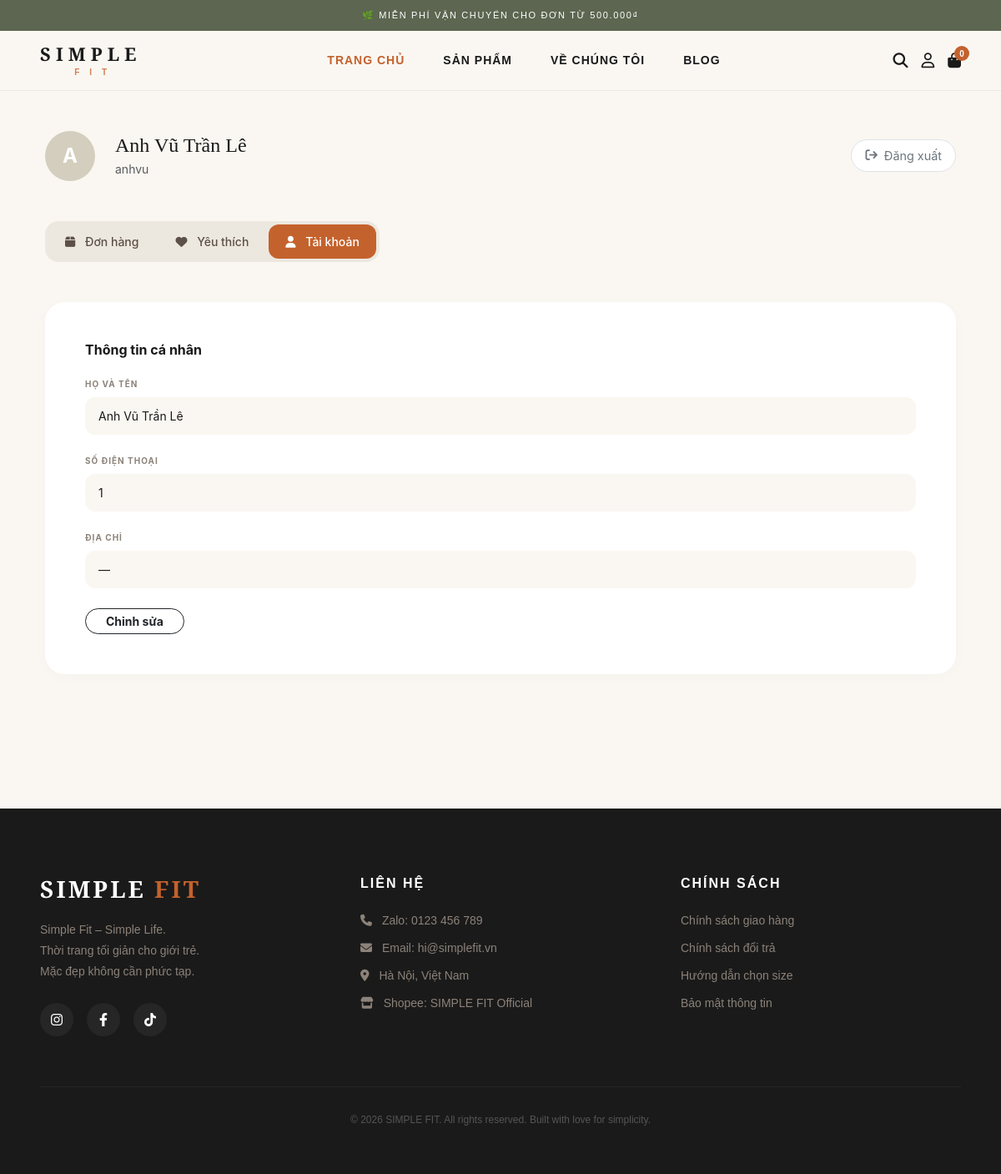
/profile.php?tab=profile (signed in), run on the app's committed database.
### tables this page shows
CREATE TABLE `nguoidung` (
  `maND` bigint(20) NOT NULL,
  `tenDangNhap` varchar(50) NOT NULL,
  `matKhau` varchar(255) NOT NULL,
  `ten` varchar(100) DEFAULT NULL,
  `ngaySinh` date DEFAULT NULL,
  `gioiTinh` varchar(10) DEFAULT NULL,
  `diaChi` varchar(255) DEFAULT NULL,
  `soDienThoai` varchar(20) DEFAULT NULL,
  `ngayTao` timestamp NOT NULL DEFAULT current_timestamp(),
  `vaiTro` varchar(20) DEFAULT 'USER',
  `trangThai` varchar(20) DEFAULT 'ACTIVE'
);

### profile.php (the view, shortened to what this page needs)
<?php
require_once 'includes/db.php';
$user_id = $_SESSION['user']['id'];
$tab = isset($_GET['tab']) ? $_GET['tab'] : 'orders';
$user_res = mysqli_query($conn, "SELECT * FROM NguoiDung WHERE maND = '$user_id'");
$user = mysqli_fetch_assoc($user_res);
include 'includes/header.php';
?>
<main class="account-page-wrapper py-5" style="background-color: #FAF7F2; min-height: 100vh;">
    <div class="container max-w-4xl mx-auto px-4 lg:px-5">
        <div class="d-flex align-items-center justify-content-between mb-5">
            <div class="d-flex align-items-center gap-4">
                <div class="avatar-circle-large"><?php echo strtoupper(substr($user['ten'], 0, 1)); ?></div>
                <div>
                    <h1 class="h4 fw-light mb-1" style="font-family: 'Cormorant Garamond', serif;"><?php echo htmlspecialchars($user['ten']); ?></h1>
                    <p class="text-muted small mb-0"><?php echo htmlspecialchars($user['tenDangNhap']); ?></p>
                </div>
            </div>
            <a href="controll/logout.php" class="btn-logout-minimal"><i class="fa-solid fa-arrow-right-from-bracket me-2"></i> Đăng xuất</a>
        </div>
        <div class="account-tabs-nav mb-5">
            <a href="profile.php?tab=orders" class="tab-item <?php echo $tab == 'orders' ? 'active' : ''; ?>"><i class="fa-solid fa-box me-2"></i> Đơn hàng</a>
            <a href="profile.php?tab=wishlist" class="tab-item <?php echo $tab == 'wishlist' ? 'active' : ''; ?>"><i class="fa-solid fa-heart me-2"></i> Yêu thích</a>
            <a href="profile.php?tab=profile" class="tab-item <?php echo $tab == 'profile' ? 'active' : ''; ?>"><i class="fa-solid fa-user me-2"></i> Tài khoản</a>
        </div>
        <div class="account-content-card p-4 p-md-5">
    <?php if ($tab == 'orders'): ?>
        <div class="order-history">
            <div class="mb-4">
                <form method="GET" class="d-flex gap-2">
                    <input type="hidden" name="tab" value="orders">
                    <select name="status" class="form-select form-select-sm rounded-pill px-3" onchange="this.form.submit()" style="max-width: 200px; background-color: #f8f9fa;">
                        <option value="">Tất cả đơn hàng</option>
                        <option value="CHUA_THANH_TOAN" <?php echo (isset($_GET['status']) && $_GET['status'] == 'CHUA_THANH_TOAN') ? 'selected' : ''; ?>>Chưa thanh toán</option>
                        <option value="CHO_XAC_NHAN" <?php echo (isset($_GET['status']) && $_GET['status'] == 'CHO_XAC_NHAN') ? 'selected' : ''; ?>>Chờ xử lý</option>
                        <option value="DA_GIAO_HANG" <?php echo (isset($_GET['status']) && $_GET['status'] == 'DA_GIAO_HANG') ? 'selected' : ''; ?>>Đang giao hàng</option>
                        <option value="HOAN_TAT" <?php echo (isset($_GET['status']) && $_GET['status'] == 'HOAN_TAT') ? 'selected' : ''; ?>>Hoàn tất</option>
                        <option value="CHO_HOAN_TIEN" <?php echo (isset($_GET['status']) && $_GET['status'] == 'CHO_HOAN_TIEN') ? 'selected' : ''; ?>>Chờ hoàn tiền</option>
                        <option value="DA_HUY" <?php echo (isset($_GET['status']) && $_GET['status'] == 'DA_HUY') ? 'selected' : ''; ?>>Đã hủy/Hoàn tiền</option>
                    </select>
                    <?php if(isset($_GET['status']) && $_GET['status'] != ''): ?>
                        <a href="profile.php?tab=orders" class="btn btn-sm btn-link text-muted text-decoration-none pt-1">Xóa lọc</a>
                    <?php endif; ?>
                </form>
            </div>
            <?php
            $f_status = isset($_GET['status']) ? mysqli_real_escape_string($conn, $_GET['status']) : '';
            $where_status = ($f_status != '') ? " AND trangThai = '$f_status' " : "";
            $sql_orders = "SELECT *, ROW_NUMBER() OVER (ORDER BY ngayTao ASC) as order_number
                           FROM DonHang
                           WHERE maKH = (SELECT maKH FROM KhachHang WHERE maND = '$user_id')
                           $where_status
                           ORDER BY ngayTao DESC";
            $res_orders = mysqli_query($conn, $sql_orders);
            if (mysqli_num_rows($res_orders) > 0):
                while ($order = mysqli_fetch_assoc($res_orders)):
            ?>
    <div class="order-card-item mb-4 p-3 shadow-sm" style="background-color:white; border-radius:12px; border: 1px solid #eee;">
        <div class="d-flex justify-content-between align-items-start mb-3">
            <div>
                <span class="fw-bold d-block mb-1" style="font-size: 14px;">ĐƠN #<?php echo $order['order_number']; ?></span>
                <a href="order-detail.php?id=<?php echo $order['maDH']; ?>"
                   class="text-decoration-none px-2 py-1 rounded-pill border"
                   style="font-size: 10px; color: #1A1A1A; border-color: #D4CEBE !important; background: #FAF7F2;">
                   Xem chi tiết
                </a>
            </div>
            <div class="text-end d-flex flex-column align-items-end gap-1">
                <?php
                $st = $order['trangThai'];
                if($st == 'CHUA_THANH_TOAN'): ?>
                    <span class="badge-status" style="background-color:#6B7280; color:white;">Chưa thanh toán</span>
                <?php elseif($st == 'CHO_XAC_NHAN'): ?>
                    <span class="badge-status mb-1" style="background-color:#10B981; color:white;">Đã thanh toán</span>
                    <div class="d-flex gap-2">
                        <span class="badge-status status-processing">Chờ xử lý</span>
                        <form method="POST" onsubmit="return confirm('Bạn có chắc muốn hủy?');">
                            <input type="hidden" name="cancel_order_id" value="<?php echo $order['maDH']; ?>">
                            <button type="submit" class="badge-status status-cancel border-0">Hủy</button>
                        </form>
                    </div>
                <?php elseif($st == 'DA_GIAO_HANG'): ?>
                    <span class="badge-status" style="background-color:#3B82F6; color:white;">Đang giao hàng</span>
                <?php elseif($st == 'CHO_HOAN_TIEN'): ?>
                    <span class="badge-status status-processing">Chờ hoàn tiền</span>
                <?php elseif($st == 'DA_HUY'): ?>
                    <span class="badge-status status-canceled">Đã hoàn tiền</span>
                <?php else: ?>
                    <span class="badge-status status-complete">Hoàn tất</span>
                <?php endif; ?>
            </div>
        </div>
        <div class="d-flex justify-content-between align-items-end pt-3 border-top" style="border-color:#f5f5f5 !important;">
                <span class="text-muted" style="font-size: 11px;"><?php echo date('d/m/Y', strtotime($order['ngayTao'])); ?></span>
                <span class="fw-bold" style="color: #1A1A1A; font-size: 16px;"><?php echo number_format($order['tongTien']); ?>₫</span>
            </div>
        </div>
            <?php endwhile; else: ?>
                <div class="text-center py-5">
                    <i class="fa-solid fa-box-open display-4 text-light mb-3"></i>
                    <p class="text-muted">Không tìm thấy đơn hàng nào phù hợp.</p>
                    <a href="products.php" class="btn btn-dark rounded-pill px-4 mt-2">Mua sắm ngay</a>
                </div>
            <?php endif; ?>
        </div>
            <?php elseif ($tab == 'profile'): ?>
                <div class="profile-details max-w-md">
                    <h3 class="h6 fw-bold mb-4">Thông tin cá nhân</h3>
                    <div class="mb-4"><label class="label-minimal">HỌ VÀ TÊN</label><p class="input-mimic"><?php echo htmlspecialchars($user['ten']); ?></p></div>
                    <div class="mb-4"><label class="label-minimal">SỐ ĐIỆN THOẠI</label><p class="input-mimic"><?php echo htmlspecialchars($user['soDienThoai'] ?: '—'); ?></p></div>
                    <div class="mb-4"><label class="label-minimal">ĐỊA CHỈ</label><p class="input-mimic"><?php echo htmlspecialchars($user['diaChi'] ?: '—'); ?></p></div>
                    <button class="btn btn-outline-dark rounded-pill px-4 btn-sm fw-bold">Chỉnh sửa</button>
                </div>
            <?php endif; ?>
        </div>
    </div>
</main>
<?php include 'includes/footer.php'; ?>

### assets/css/base.css (style rules this page uses)
:root { --mau-bg: #FAF7F2; --mau-gold: #C4622D; --mau-text: #1A1A1A; }
body { font-family: 'Inter', sans-serif; background-color: var(--mau-bg); color: var(--mau-text); }
a { text-decoration: none !important; color: inherit; }

### assets/css/home.css (style rules this page uses)
:root { --mau-bg: #FAF7F2; --mau-gold: #C4622D; --mau-text: #1A1A1A; }

### assets/css/admin.css (style rules this page uses)
:root { --admin-bg: #FAF7F2; --admin-card: #EDE8DF; --admin-primary: #C4622D; --admin-text: #1A1A1A; --admin-muted: #8C8279; --admin-border: #D4CEBE; }
.btn-logout-minimal { color: #6c757d; text-decoration: none; font-size: 0.85rem; padding: 10px 24px; border-radius: 50px; border: 1px solid var(--admin-border); background-color: white; transition: 0.3s; display: inline-flex; align-items: center; }

### assets/css/auth-account.css (style rules this page uses)
.account-page-wrapper { background-color: #FAF7F2; min-height: 100vh; }
.avatar-circle-large { width: 60px; height: 60px; background-color: #D4CEBE; color: #fff; display: flex; align-items: center; justify-content: center; border-radius: 50%; font-size: 1.5rem; font-weight: bold; }
.btn-logout-minimal { color: #6c757d; text-decoration: none; font-size: 0.9rem; transition: 0.3s; padding: 8px 16px; border-radius: 50px; border: 1px solid #dee2e6; background-color: #fff; }
.account-tabs-nav { display: inline-flex; background-color: #EDE8DF; padding: 4px; border-radius: 16px; gap: 4px; }
.tab-item { padding: 10px 20px; border-radius: 12px; font-size: 14px; font-weight: 500; color: #5C5049; text-decoration: none; transition: 0.2s; }
.tab-item.active { background-color: #C4622D; color: white !important; }
.account-content-card { background-color: #ffffff; border-radius: 24px; box-shadow: 0 4px 20px rgba(0, 0, 0, 0.02); }
.label-minimal { font-size: 10px; font-weight: 700; letter-spacing: 1px; color: #8C8279; margin-bottom: 8px; display: block; }
.input-mimic { background-color: #FAF7F2; padding: 12px 16px; border-radius: 12px; font-size: 14px; color: #1A1A1A; }

### data on the page
nguoidung: ten "A", ten "Anh Vũ Trần Lê", tenDangNhap "anhvu", soDienThoai "1", diaChi "—"
